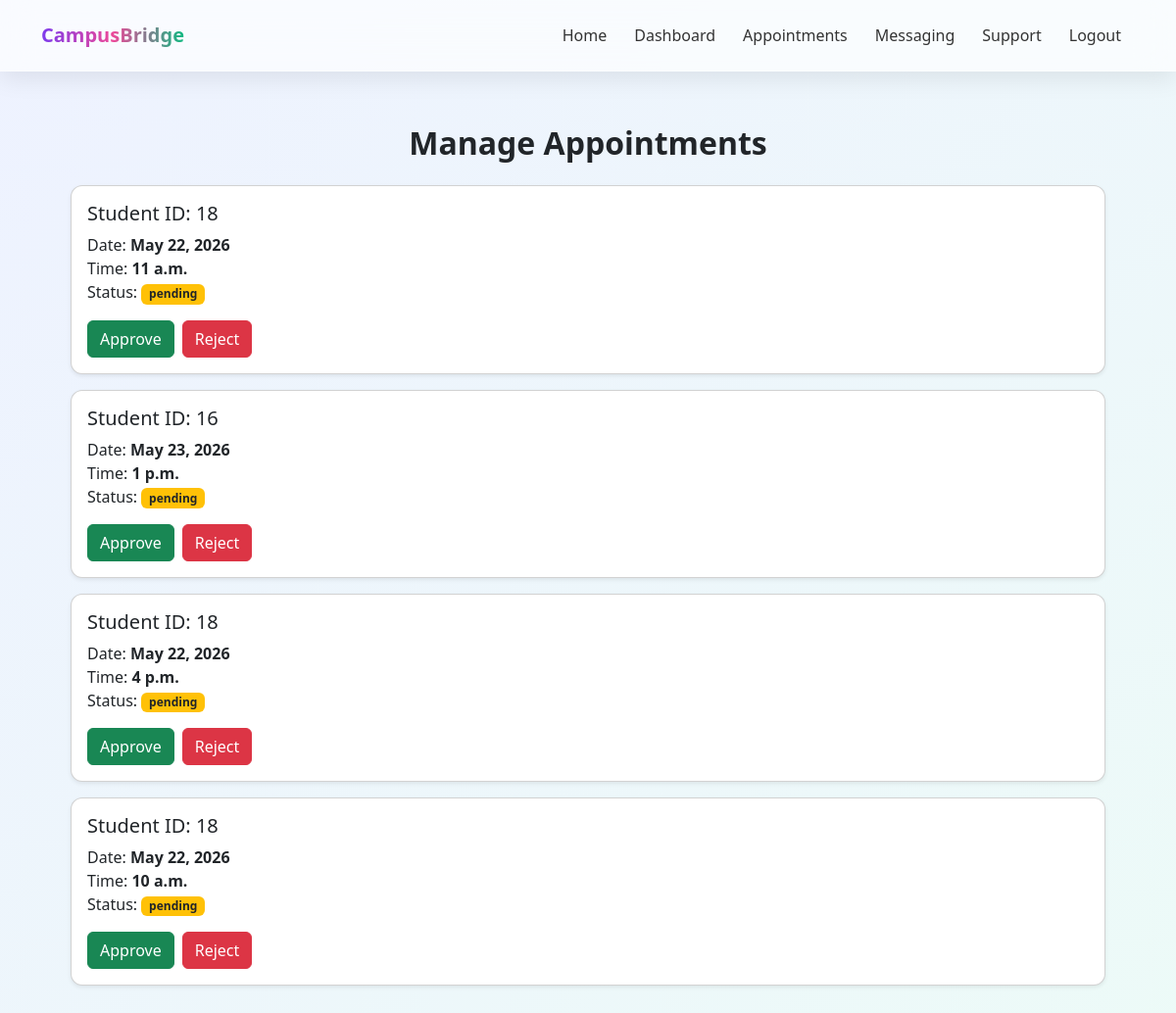
/appointments/manage/ (signed in), run on the app's committed database.
### appointments/models.py (models this page shows, shortened)
class Appointment(models.Model):
    STATUS_CHOICE=[('pending','Pending'),
                   ('rejected','Rejected'),
                   ('approved','Approved')]
    anonymous_profile=models.ForeignKey(AnonymousProfile,on_delete=models.CASCADE)
    counselor = models.ForeignKey(User, on_delete=models.CASCADE)
    slot=models.ForeignKey(CounselorAvailability,on_delete=models.CASCADE)
    status=models.CharField(max_length=20,choices=STATUS_CHOICE,default='pending')
    created_at=models.DateTimeField(auto_now_add=True)
    class Meta:
        ordering = ['-created_at']

class CounselorAvailability(models.Model):
    counselor=models.ForeignKey(User,on_delete=models.CASCADE)
    date=models.DateField()
    time_slot=models.TimeField()
    is_booked=models.BooleanField(default=False)
    class Meta:
        ordering = ['date', 'time_slot']

### support/models.py (models this page shows, shortened)
class AnonymousProfile(models.Model):
    user=models.OneToOneField(User,on_delete=models.CASCADE)
    anon_id=models.CharField(max_length=20,unique=True,blank=True)

### appointments/views.py (the view)
# urls.py: path('manage/', manage_appointments, name='manage_appointments'),
@login_required
def manage_appointments(request):
    appointments = Appointment.objects.filter(
        counselor=request.user
    ).select_related('anonymous_profile', 'slot', 'slot__counselor')
    return render(request, "appointments/manage.html", {
        "appointments": appointments
    })

### templates/appointments/manage.html
{% extends 'base.html' %}
{% block content %}
<div class="container mt-4">
    <h2 class="text-center mb-4" style="font-size:32px; font-weight:700;">
        Manage Appointments
    </h2>
    {% for a in appointments %}
    <div class="card mb-3 shadow-sm p-3" style="border-radius:12px;">
        <h5>
            Student ID: {{ a.anonymous_profile.id }}
        </h5>
        <p>
            Date: <b>{{ a.slot.date }}</b><br>
            Time: <b>{{ a.slot.time_slot }}</b><br>
            Status: <span class="badge bg-warning text-dark">{{ a.status }}</span>
        </p>
        <div class="d-flex gap-2">
            <a href="{% url 'update_appointment' a.id 'approved' %}"
               class="btn btn-success">
                Approve
            </a>
            <a href="{% url 'update_appointment' a.id 'rejected' %}"
               class="btn btn-danger">
                Reject
            </a>
        </div>
    </div>
    {% empty %}
        <p class="text-center">No appointments found.</p>
    {% endfor %}
</div>
{% endblock %}

### templates/base.html (style rules this page uses)
body { margin: 0; font-family: "Segoe UI", sans-serif; background: linear-gradient(-45deg, #f5f3ff, #fdf2f8, #ecfdf5, #eef2ff ); background-size: 400% 400%; animation: gradientFlow 12s ease infinite; min-height: 100vh; }

### data on the page
Appointment: anonymous_profile.id "18", slot "May 22, 2026", slot.time_slot "11 a.m.", status "pending"
Appointment: anonymous_profile.id "16", slot "May 23, 2026", slot.time_slot "1 p.m.", status "pending"
Appointment: anonymous_profile.id "18", slot "May 22, 2026", slot.time_slot "4 p.m.", status "pending"
Appointment: anonymous_profile.id "18", slot "May 22, 2026", slot.time_slot "10 a.m.", status "pending"
